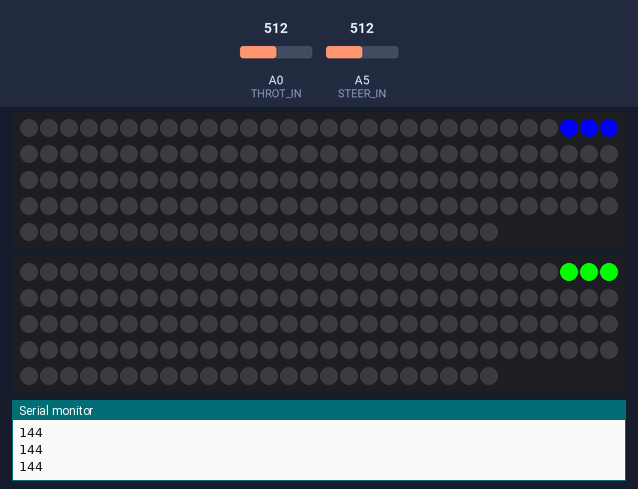
Bench run of a sketch on a simulated Arduino Uno, built with avr-gcc and run on an emulated ATmega328P. On the bench: 2 × 144 RGB LEDs in strip order, left to right, continuing on the next row, the last lines printed to the serial monitor. The test bench sets the inputs (shaded band); at power-on: A5 (STEER_IN) = 512, A0 (THROT_IN) = 512.

Above: at 1.2 s.
1.3 s: A5 (STEER_IN) set to 20
At 2.5 s:
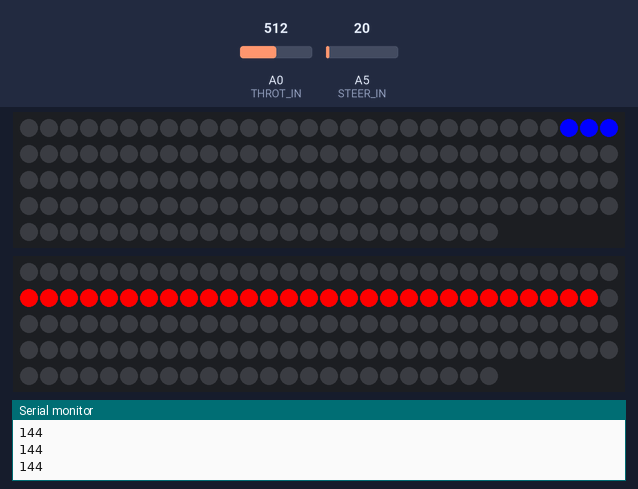
2.8 s: A0 (THROT_IN) set to 1023
4.3 s: A5 (STEER_IN) set to 511
At 5.1 s:
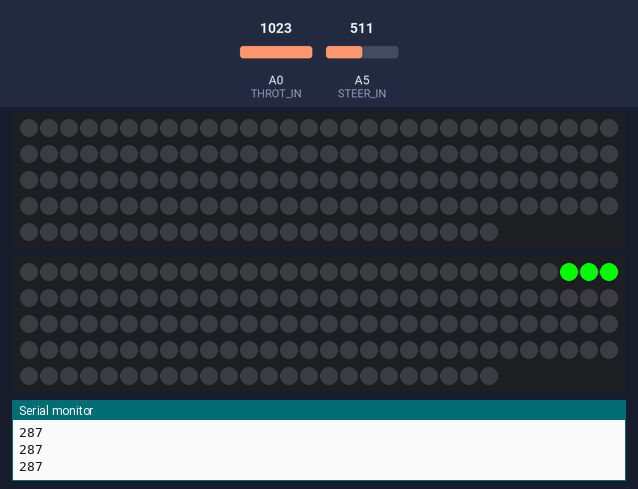
5.8 s: A5 (STEER_IN) set to 1023
7.3 s: A0 (THROT_IN) set to 900
At 8.5 s:
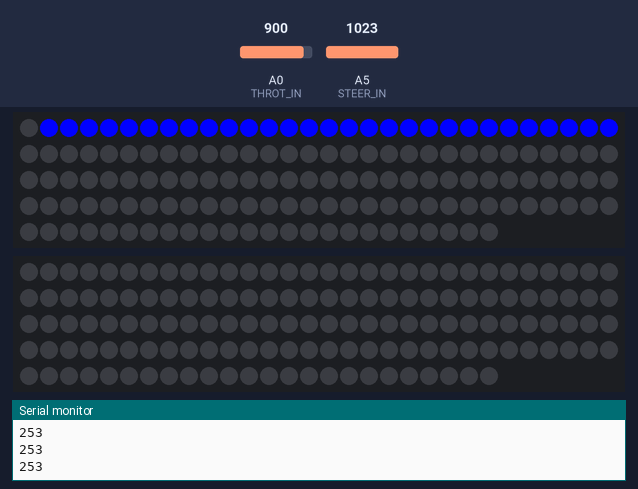
8.8 s: A0 (THROT_IN) set to 716
Timing chart, 0 to 11.3 s (numbered marks = the images above; inputs shaded):
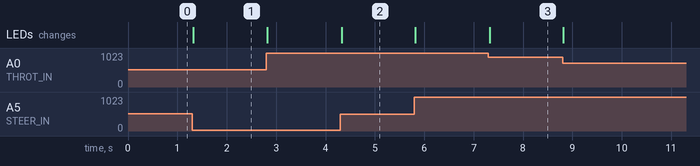

Measured:
- after the input at 1.3 s, the LEDs: change at once (image 1)
- after the input at 4.3 s, the LEDs: change at once (image 2)
- after the input at 7.3 s, the LEDs: change at once (image 3)

The sketch:

LEDs.ino
```cpp
#include <Adafruit_NeoPixel.h>

#define PIN_THROTTLE  11
#define PIN_STEER    3
#define N_LEDS 144
#define THROT_IN A0
#define STEER_IN A5

Adafruit_NeoPixel strip_throttle = Adafruit_NeoPixel(N_LEDS, PIN_THROTTLE, NEO_GRB + NEO_KHZ800);
Adafruit_NeoPixel strip_steer = Adafruit_NeoPixel(N_LEDS, PIN_STEER, NEO_GRB + NEO_KHZ800);

uint32_t blue = strip_throttle.Color(0, 0, 255);
uint32_t red = strip_throttle.Color(255, 0, 0);
uint32_t green = strip_throttle.Color(0, 255, 0);

int throttle = 128;
int steering = 128;

void setup() {
  strip_throttle.begin();
  strip_steer.begin();

  Serial.begin(9600);
}

void loop() {
  int throttle_val = map(analogRead(THROT_IN), 0, 906, 0, 255);
  int steer_val = map(analogRead(STEER_IN), 0, 906, 0, 255);

  chase_steering(floor(throttle_val * .235)); //

  chase_throttle(floor(steer_val * .235)); //
  Serial.println(throttle_val);
//  Serial.println(steer_val);
}

static void chase_steering(int position) {
    strip_throttle.fill();
    if(position < 30){
      strip_throttle.fill(blue, 30, 30 - position);
    }
    if(position > 30){
      strip_throttle.fill(blue, 60 - position, position - 30);
    }
    strip_throttle.show();
}

static void chase_throttle(int position) {
    strip_steer.fill();
    if(position < 30){
      strip_steer.fill(red, 30, 30 - position);
    }
    if(position > 30){
      strip_steer.fill(green, 60 - position, position - 30);
    }
    strip_steer.show();
}
```
